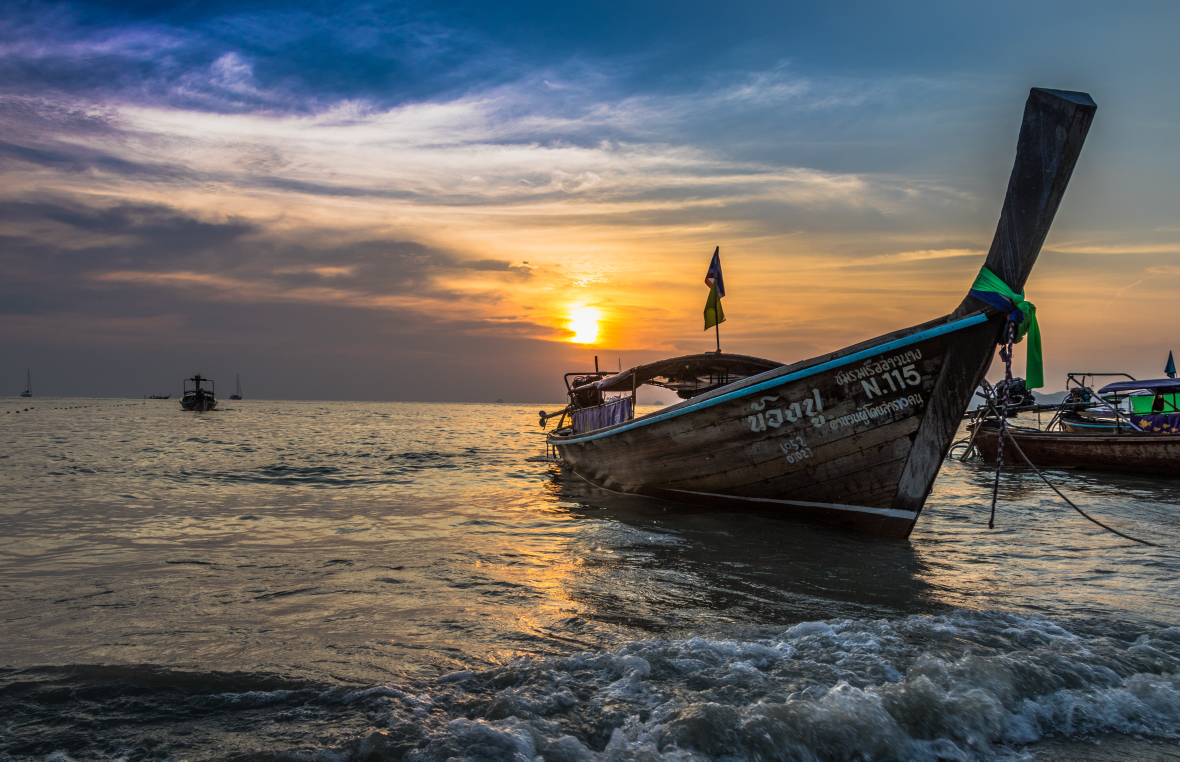
#> input picture captured_photos_p2/sample.jpg, 5900 x 3806 px (shown at 1/5 size)
$ jupyter execute part2.ipynb
#> lines starting #> are read from the running program, lines starting #| are printed output that depends on the picture
[cell 1]
### Part 2a: Brightness & Contrast
import cv2 as cv
import numpy as np

# Define folder and image path
folder_name = "captured_photos_p2"
sample_imagepath = f'{folder_name}/sample.jpg'

# Load the image
original_image = cv.imread(sample_imagepath)
#> original_image is the input picture: shape (3806, 5900, 3); mean B, G, R 98.1, 100.4, 102.5

# Validate if the image was loaded successfully
if original_image is None:
    print("Error: Image could not be loaded. Check the file path.")
else:
    # Display the original image
    cv.imshow("Original Image", original_image)
    cv.waitKey(500)

    # Adjust brightness
    brightness_factor = 150
    brightened_image = cv.add(original_image, np.ones(original_image.shape, dtype=np.uint8) * brightness_factor)
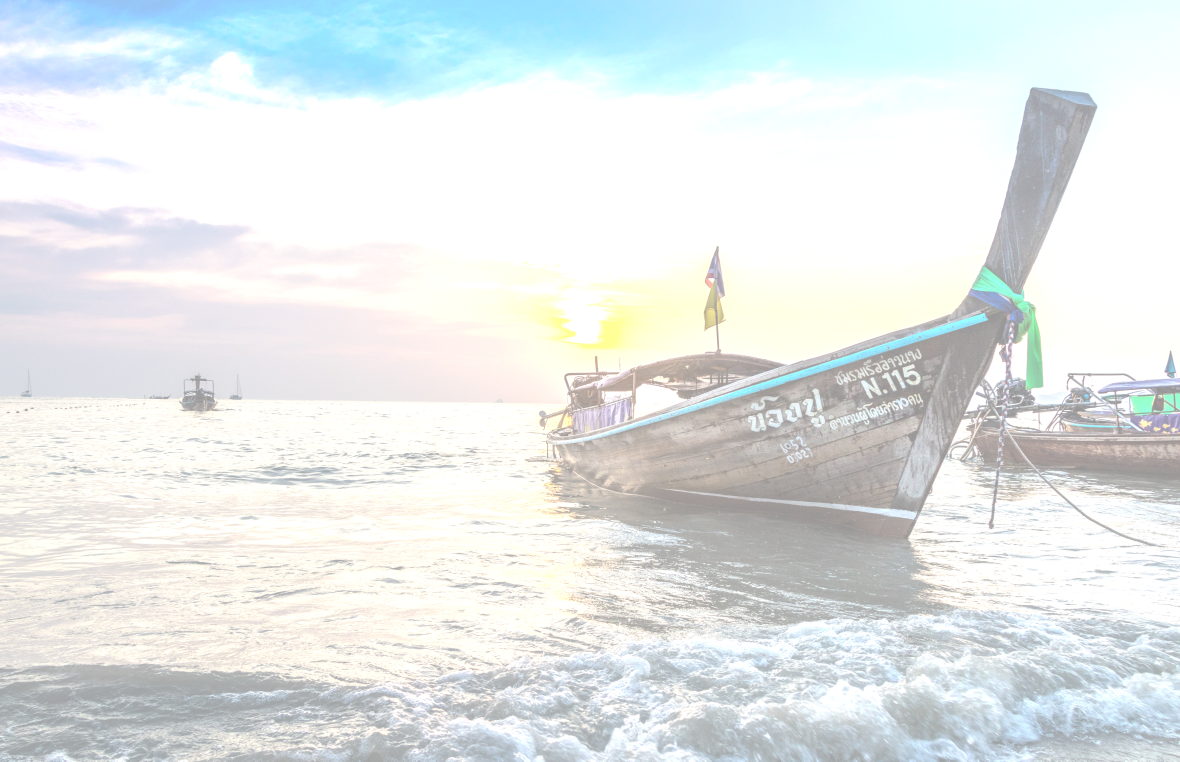
#> brightened_image: shape (3806, 5900, 3) (shown at 1/5 size); mean B, G, R 232.6, 232.7, 227.4
    cv.imshow("Brightened Image", brightened_image)
    cv.waitKey(500)

    # Adjust contrast
    contrast_factor = 0.5
    contrast_adjusted = cv.convertScaleAbs(original_image, alpha=contrast_factor, beta=0)
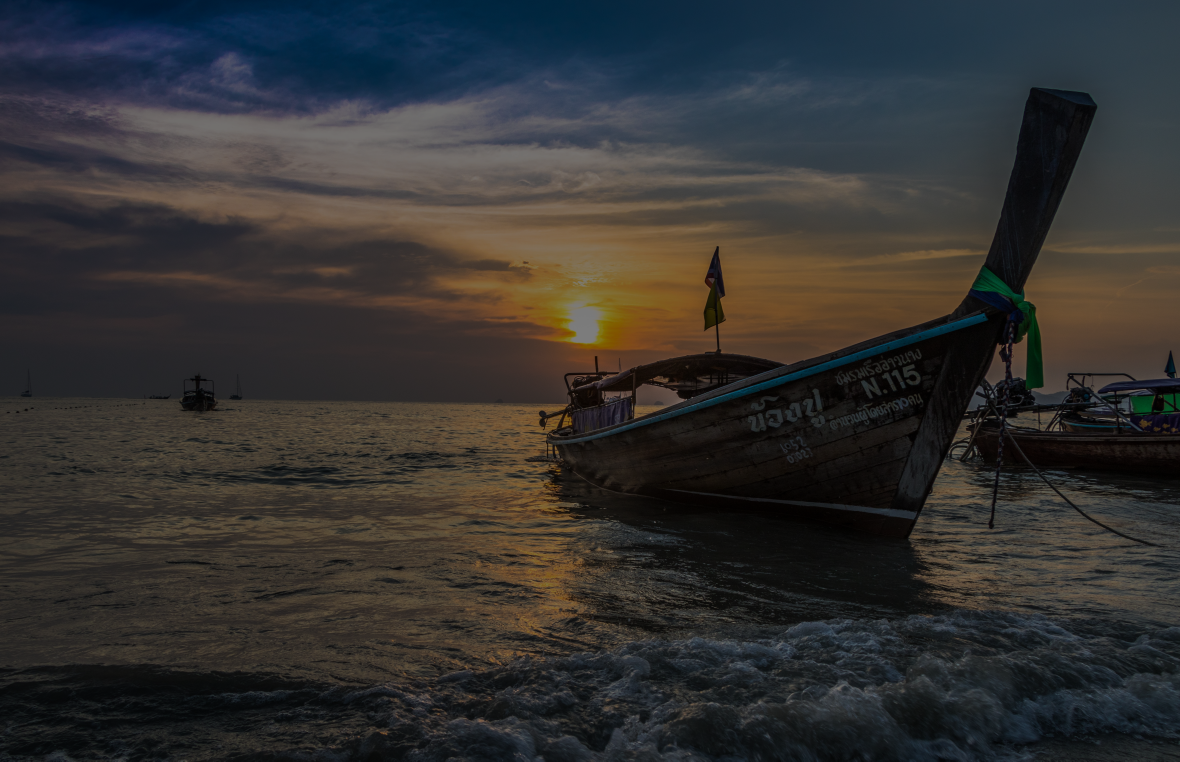
#> contrast_adjusted: shape (3806, 5900, 3) (shown at 1/5 size); mean B, G, R 49, 50.2, 51.3
    cv.imshow("Contrast Adjusted Image", contrast_adjusted)
    cv.waitKey(500)

    # Save the results
    cv.imwrite(f"{folder_name}/brightened_image.jpg", brightened_image)
    cv.imwrite(f"{folder_name}/contrast_adjusted.jpg", contrast_adjusted)
    print("Images saved successfully!")

    # Wait for user input and close windows
    cv.waitKey(0)
    cv.destroyAllWindows()

[cell 2]
### Part 2b: Linear blend
import cv2 as cv
import numpy as np

# Define folder and image path
folder_name = "captured_photos_p2"

sample_imagepath1 = f'{folder_name}/sample.jpg'
sample_imagepath2 = f'{folder_name}/sample2.jpg'

# Load the images
image1 = cv.imread(sample_imagepath1)
image1 = cv.resize(image1, (500, 500))  # Resize to medium size
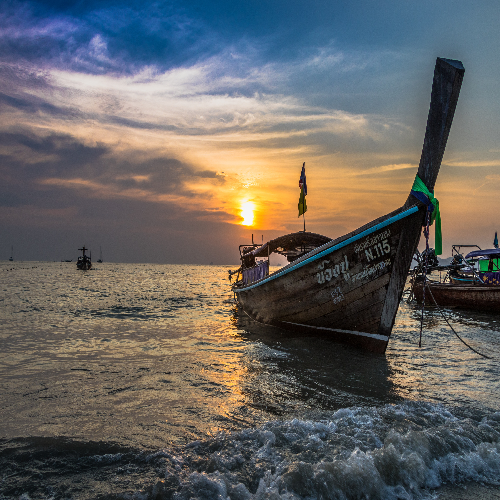
#> image1: shape (500, 500, 3); mean B, G, R 98, 100.3, 102.4
image2 = cv.imread(sample_imagepath2)
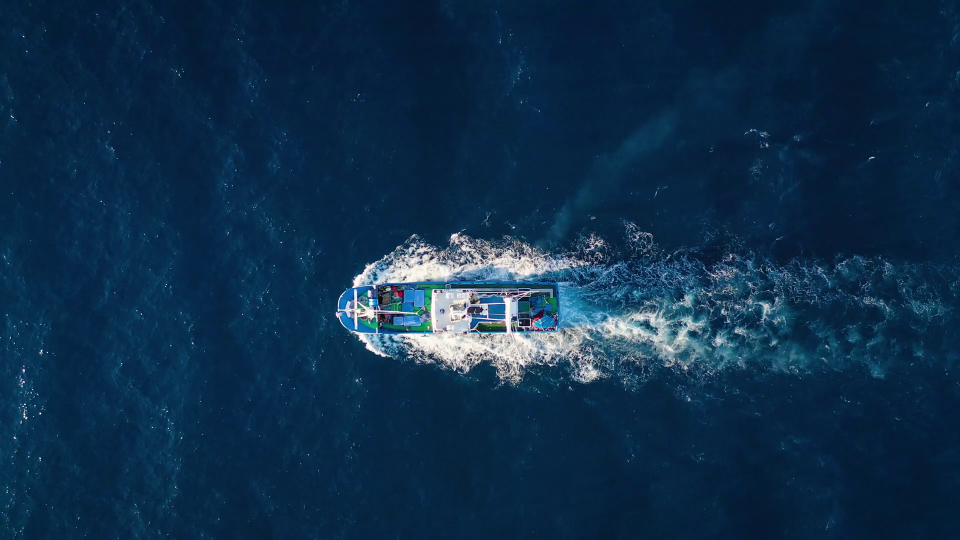
#> input picture captured_photos_p2/sample2.jpg, 1920 x 1080 px (shown at 1/2 size)
#> image2 is the input picture: shape (1080, 1920, 3); mean B, G, R 74.8, 46.6, 15.4

# Validate if images were loaded successfully
if image1 is None or image2 is None:
    print("Error: One or both images could not be loaded. Check the file paths.")
else:
    # Display the original images
    cv.imshow("Image 1", image1)
    cv.imshow("Image 2", image2)
    cv.waitKey(500)

    # Resize the second image to match the first image
    image2 = cv.resize(image2, (image1.shape[1], image1.shape[0]))
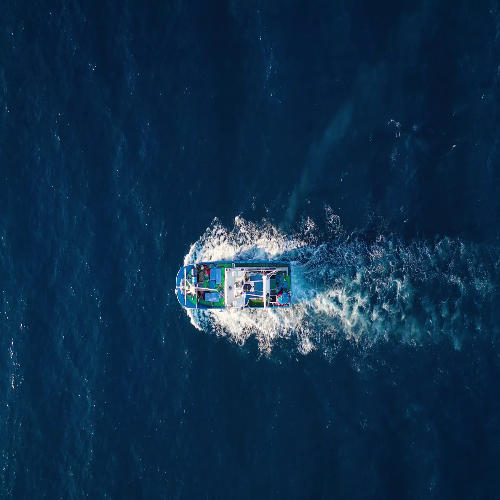
#> image2: shape (500, 500, 3); mean B, G, R 74.7, 46.6, 15.3

    # Ask the user for the alpha value
    alpha = float(input("Enter a blending factor (alpha) between 0 and 1: "))
#> the answer given: 1
    alpha = max(0, min(1, alpha))  # Ensure alpha is within range

    # Perform linear blending
    blended_image = cv.addWeighted(image1, 1 - alpha, image2, alpha, 0)

    # Display blended image
    cv.imshow("Blended Image", blended_image)
    cv.waitKey(500)

    # Save the blended image
    blended_image_path = f"{folder_name}/blended_image.png"
    cv.imwrite(blended_image_path, blended_image)
    print(f"Blended image saved successfully at {blended_image_path}!")

    # Wait for user input and close windows
    cv.waitKey(1000)
    cv.destroyAllWindows()
